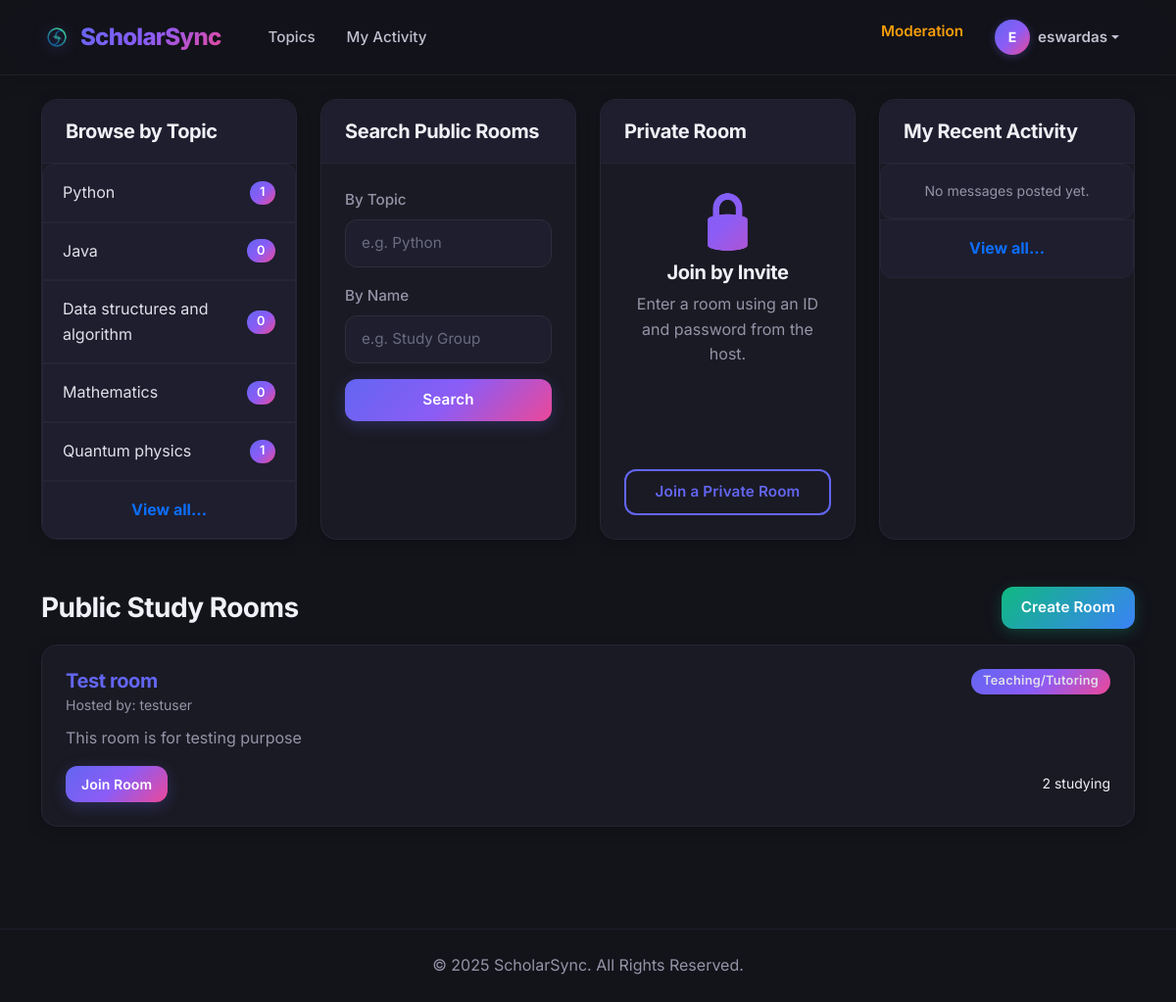
/rooms/ (signed in), run on the app's committed database.
### base/models.py (models this page shows, shortened)
class Topic(models.Model):
    name = models.CharField(max_length=200)

class Room(models.Model):
    host = models.ForeignKey(User, on_delete=models.SET_NULL, null=True)
    topic = models.ForeignKey(Topic, on_delete=models.SET_NULL, null=True)
    name = models.CharField(max_length=200)
    description = models.TextField(null=True, blank=True)
    participants = models.ManyToManyField(User, related_name='participants', blank=True)
    updated = models.DateTimeField(auto_now=True)
    created = models.DateTimeField(auto_now_add=True)
    is_active = models.BooleanField(default=True)
    max_participants = models.IntegerField(default=50)
    study_type = models.CharField(
        max_length=50,
        choices=[
            ('quiet', 'Quiet Study'),
            ('discussion', 'Discussion'),
            ('teaching', 'Teaching/Tutoring'),
        ],
        default='discussion'
    )
    is_private = models.BooleanField(default=False)
    private_id = models.CharField(max_length=8, blank=True, null=True)
    private_password = models.CharField(max_length=20, blank=True, null=True)
    class Meta:
        ordering = ['-updated', '-created']
    @property
    def participant_count(self):
        return self.participants.count()

### base/views.py (the view)
# urls.py: path('rooms/', views.home, name='home'),
@login_required(login_url='login')
def home(request):
    topic_q = request.GET.get('topic_q') if request.GET.get('topic_q') is not None else ''
    name_q = request.GET.get('name_q') if request.GET.get('name_q') is not None else ''
    rooms = Room.objects.filter(is_private=False)
    if topic_q:
        rooms = rooms.filter(topic__name__icontains=topic_q)
    if name_q:
        rooms = rooms.filter(name__icontains=name_q)
    topics = Topic.objects.exclude(name='').all()[0:5]
    room_count = rooms.count()
    room_messages = Message.objects.filter(user=request.user).order_by('-created')[0:5]
    context = {
        'rooms': rooms,
        'topics': topics,
        'room_count': room_count,
        'room_messages': room_messages,
    }
    return render(request, 'base/home.html', context)

### templates/base/home.html (shortened to what this page needs)
{% load static %}
<!DOCTYPE html>
<html>
<head>
    <link href="https://cdn.jsdelivr.net/npm/bootstrap@5.1.3/dist/css/bootstrap.min.css" rel="stylesheet">
    <link rel="stylesheet" href="https://cdn.jsdelivr.net/npm/bootstrap-icons@1.10.5/font/bootstrap-icons.css">
    <link rel="stylesheet" href="{% static 'css/style.css' %}?v=12">
</head>
<body class="bg-dark">
    <nav class="navbar navbar-expand-lg navbar-dark sticky-top">
        <div class="container">
            <a class="navbar-brand d-flex align-items-center" href="{% url 'home' %}">
                <img src="{% static 'img/default.png' %}" alt="ScholarSync" class="brand-logo me-2">
                <span class="text-gradient">ScholarSync</span>
            </a>
            <div class="collapse navbar-collapse" id="navbarNav">
                <ul class="navbar-nav ms-3">
                    <li class="nav-item"><a class="nav-link" href="{% url 'topics' %}">Topics</a></li>
                    <li class="nav-item"><a class="nav-link" href="{% url 'activity' %}">My Activity</a></li>
                </ul>
                <ul class="navbar-nav ms-auto">
                    {% if request.user.is_authenticated %}
                        {% if request.user.is_superuser %}
                        <li class="nav-item"><a class="nav-link text-warning" href="{% url 'moderation-reports' %}">Moderation</a></li>
                        {% endif %}
                        <li class="nav-item dropdown">
                            <a class="nav-link dropdown-toggle d-flex align-items-center" href="#" id="userMenu" role="button" data-bs-toggle="dropdown" aria-expanded="false">
                                <span class="me-2 placeholder-avatar">{{ request.user.username|first|upper }}</span>
                                <span class="fw-600">{{ request.user.username }}</span>
                            </a>
                        </li>
                    {% else %}
                        <li class="nav-item"><a class="nav-link" href="{% url 'login' %}">Login</a></li>
                        <li class="nav-item"><a class="nav-link btn btn-sm btn-brand ms-2 px-3" href="{% url 'register' %}">Register</a></li>
                    {% endif %}
                </ul>
            </div>
        </div>
    </nav>
    <main class="container py-4">
        <div class="row g-4 mb-4">
            <div class="col-lg-3 col-md-6">
                <div class="card h-100">
                    <div class="card-header"><h5 class="mb-0">Browse by Topic</h5></div>
                    <div class="list-group list-group-flush">
                        {% for topic in topics %}{% if topic.name %}
                        <a href="?topic_q={{topic.name}}" class="list-group-item list-group-item-action d-flex justify-content-between align-items-center">
                            {{ topic.name }}<span class="badge bg-badge rounded-pill">{{ topic.room_set.count }}</span>
                        </a>{% endif %}{% endfor %}
                        <a href="{% url 'topics' %}" class="list-group-item list-group-item-action text-center text-primary fw-bold">View all...</a>
                    </div>
                </div>
            </div>
            <div class="col-lg-3 col-md-6">
                <div class="card h-100">
                    <div class="card-header"><h5 class="mb-0">Search Public Rooms</h5></div>
                    <div class="card-body">
                        <form method="GET">
                            <div class="mb-3"><label class="form-label text-muted small">By Topic</label><input type="text" name="topic_q" class="form-control" placeholder="e.g. Python" value="{{ request.GET.topic_q }}"></div>
                            <div class="mb-3"><label class="form-label text-muted small">By Name</label><input type="text" name="name_q" class="form-control" placeholder="e.g. Study Group" value="{{ request.GET.name_q }}"></div>
                            <div class="d-grid"><button class="btn btn-primary" type="submit">Search</button></div>
                        </form>
                    </div>
                </div>
            </div>
            <div class="col-lg-3 col-md-6">
                <div class="card h-100">
                    <div class="card-header"><h5 class="mb-0">Private Room</h5></div>
                    <div class="card-body d-flex flex-column text-center">
                        <div class="display-4 text-gradient mb-2">🔒</div><h5 class="text-white">Join by Invite</h5><p class="text-muted">Enter a room using an ID and password from the host.</p>
                        <div class="mt-auto"><a href="{% url 'join-private-room' %}" class="btn btn-outline-brand w-100">Join a Private Room</a></div>
                    </div>
                </div>
            </div>
            <div class="col-lg-3 col-md-6">
                <div class="card h-100">
                    <div class="card-header"><h5 class="mb-0">My Recent Activity</h5></div>
                    <div id="recent-activity-list" class="list-group list-group-flush">
                    </div>
                    <a href="{% url 'activity' %}" class="list-group-item list-group-item-action text-center text-primary fw-bold border-0">View all...</a>
                </div>
            </div>
        </div>
        <div class="row">
            <div class="col-12">
                <div class="d-flex justify-content-between align-items-center mb-3 mt-4">
                    <h3 class="text-white mb-0">Public Study Rooms</h3><a href="{% url 'create-room' %}" class="btn btn-success">Create Room</a>
                </div>
                {% for room in rooms %}
                <div class="card mb-3"><div class="card-body"><div class="d-flex justify-content-between align-items-start mb-2"><div><h5 class="card-title mb-0"><a href="{% url 'room' room.id %}" class="text-decoration-none">{{ room.name }}</a></h5><small class="text-muted">Hosted by: {{ room.host.username }}</small></div><span class="badge bg-badge text-light">{{ room.get_study_type_display }}</span></div><p class="card-text text-muted mb-3">{{ room.description|truncatechars:100 }}</p><div class="d-flex justify-content-between align-items-center"><a href="{% url 'room' room.id %}" class="btn btn-sm btn-primary">Join Room</a><small class="fw-medium text-white">{{ room.participant_count }} studying</small></div></div></div>
                {% empty %}
                <div class="card"><div class="card-body text-center py-5"><h4 class="text-white">No Rooms Found</h4><p class="text-muted">Your search returned no results. Try creating your own room!</p><a href="{% url 'create-room' %}" class="btn btn-success mt-2">Create a New Room</a></div></div>
                {% endfor %}
            </div>
        </div>
    </main>
    <footer class="text-center py-4"><p class="text-muted mb-0">&copy; {% now "Y" %} ScholarSync. All Rights Reserved.</p></footer>
</body>
</html>

### data on the page
Topic: name "Python", room_set.count "1"
Topic: name "Java", room_set.count "0"
Topic: name "Data structures and algorithm", room_set.count "0"
Topic: name "Mathematics", room_set.count "0"
Topic: name "Quantum physics", room_set.count "1"
Room: name "Test room", host.username "testuser", study_type "Teaching/Tutoring", description "This room is for testing purpose", participant_count "2"

### other printed values
{{ request.user.username|first|upper }} "E"
{{ request.user.username }} "eswardas"
